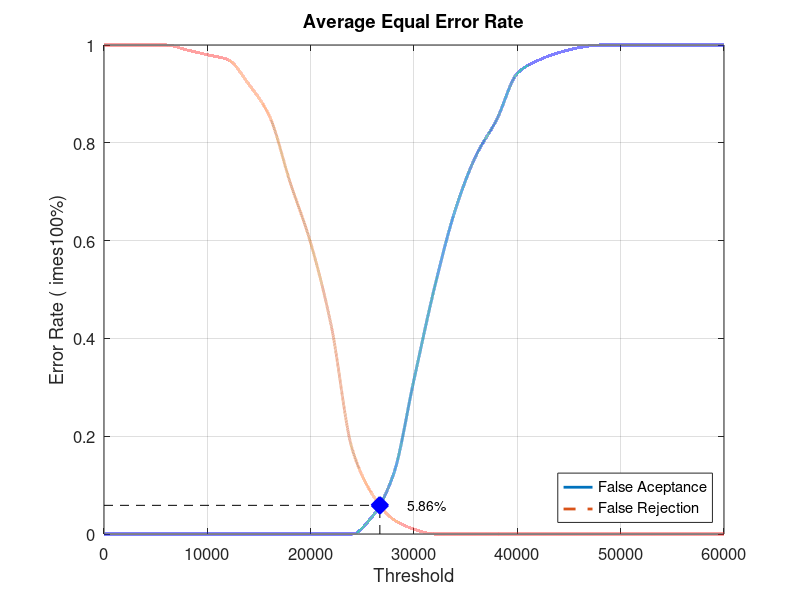
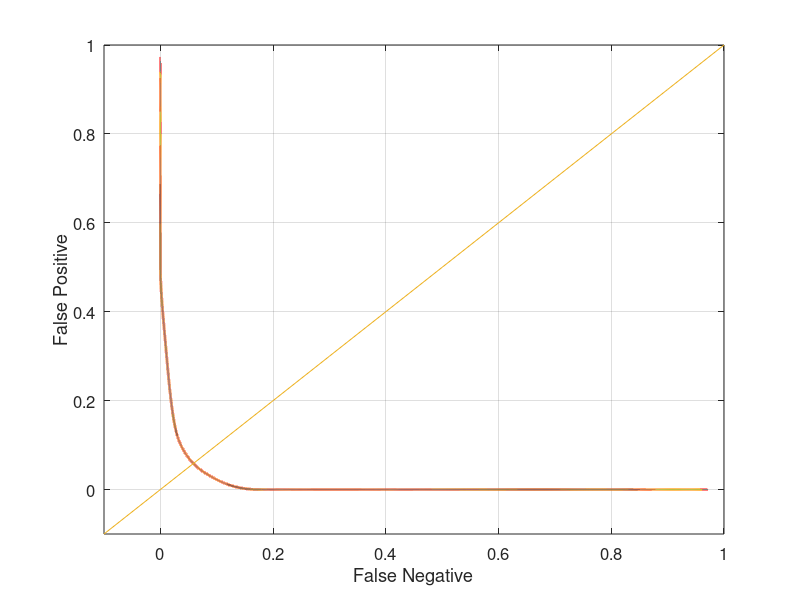

These charts were generated, in order, by the following MATLAB code:
close all;
clear;
clc;
x = 0:2000:60000;
xq = 0:0.5:60000;

y0 = [0 0 0 0 0 0 0 0 0 0 0 0 0 0.0368421 0.121053 0.315789 0.505263 0.663158 0.773684 0.847368 0.942105 0.968421 0.984211 0.994737 1 1 1 1 1 1 1]
yy0 = interp1(x, y0, xq, 'pchip');
y1 = [1 1 1 1 0.99 0.98 0.97 0.92 0.855 0.72 0.595 0.425 0.175 0.08 0.03 0.01 0 0 0 0 0 0 0 0 0 0 0 0 0 0 0]
yy1 = interp1(x, y1, xq, 'pchip');

% Calculating EER: 
y2 = abs(y0 - y1);
find(y2 == min(y2))
yy2 = abs(yy0 - yy1);
xEER = find(yy2 == min(yy2));
xEERIndex = xq(xEER) % X-axis EER
yEER = yy0(xEER) % Y-axis EER

main = figure
plot(xq, yy0,'-','LineWidth', 2);	hold on
plot(xq, yy1,'--','LineWidth', 2);	hold on
plot([xEERIndex xEERIndex], [0 yEER], 'k--');	hold on
plot([0 xEERIndex], [yEER yEER], 'k--');	hold on
plot(xEERIndex, yEER, 'bx', 'LineWidth', 10);	hold on
text(xEERIndex + 10 * xEERIndex / 100, yEER, [num2str(round((10000 * yEER)) / 100) '%'])
legend('False Aceptance', 'False Rejection', 'Location', 'SouthEast')
xlabel('Threshold')
ylabel('Error Rate (	imes100%)')
title('Average Equal Error Rate')
set(gca, 'FontSize', 12)
axis([0 60000 0 1])
grid on

print(main, 'Database4_4Main', '-dpng');
FNRxFPR = figure('Color', [1 1 1]);
plot(yy1, yy0, '-', yy1, yy0, 'LineWidth', 2);
hold on
y = -0.1:0.1:1
plot(y, y); 
set(gca, 'FontSize', 12)
xlabel('False Negative')
ylabel('False Positive')
axis([-0.1 1 -0.1 1])
set(gca, 'FontSize', 12)
grid on

print(FNRxFPR, 'Database4_4FNRxFPR','-dpng');
